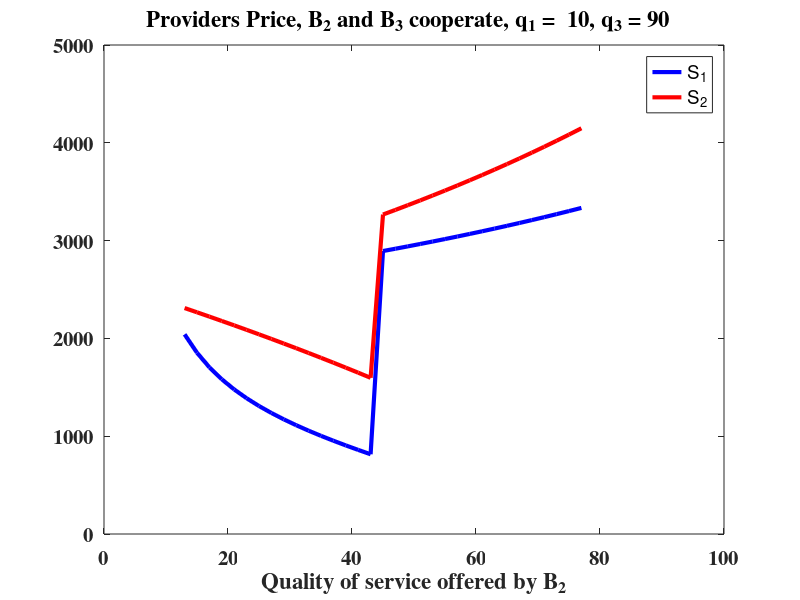
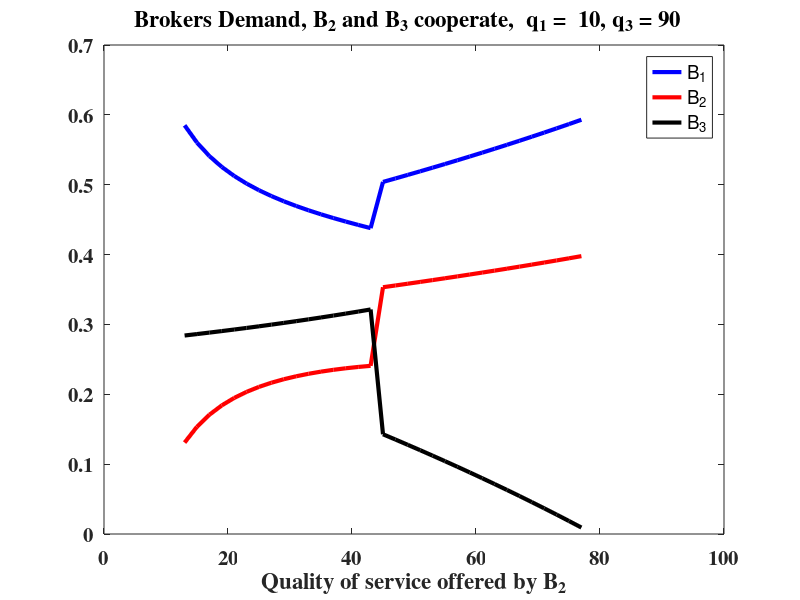
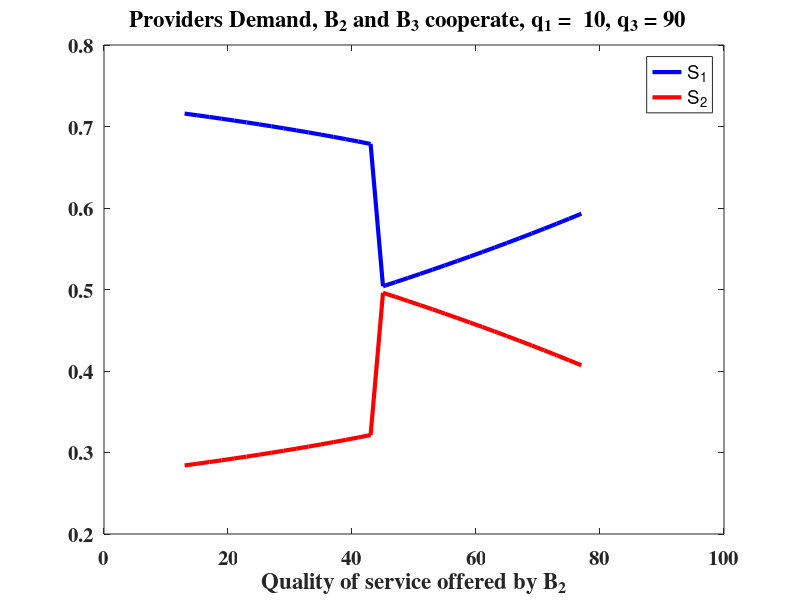
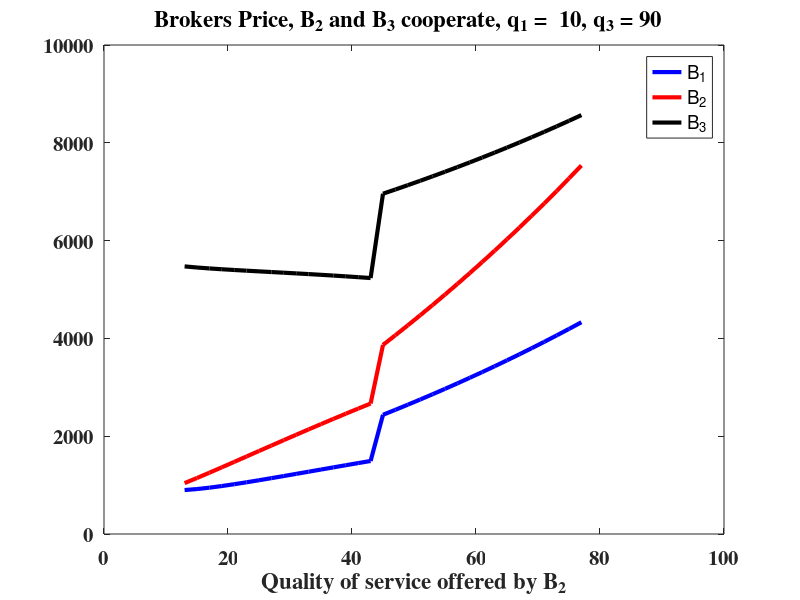

Write MATLAB code to recreate these figures, in order.
%%
% In this file a game with 3 brokers and 2 providers are simulated where
% brokers B_2 and B_3 cooperate to maximize the profit.
% At the end, extra profit  that they made split in proportion to their 
% profit in the equilibrium of the non-cooperative game when B_2 maximize its profit 
% q_1 and q_3 are fixed
% B_2 changes qauality in the game to simulate the market with different
% qualities 
% Qi, ri, Di & SUi are quality, price, demand and profit of S_i
% qi, Pi, di & BUi are quality, price, demand and profit of B_i
%%
clc
clear
cstring = '.*o';
mx = 80;
mn = 1;
c = .2;
Q1 = 30;
Q2 = 60;
cnt1 = 1;
n = 3;
k1 = .01265*Q1^1.5;
 k2 = .01265*Q2^1.5;
 cnt = 1;
 step = 2;
 clear d1 d2 d3 d4 p1 p2 p3 p4 r1 r2 BU1 BU2 BU3 BU4 SU1 SU2 D1 D2

 q1 = 10;
 q3 =90;
 q2l = q1+3;
 q2h = q3-3;
 for q2 = q2l:step:q2h 
      if abs(q2-Q1)<abs(q2-Q2) % B2 picks the providers that gap of their quality is less
        r1(cnt) = 1/(Q2*(8*q1*(q2-q3)+q2*(q2+8*q3)))*(2*k1*Q2*(2*q1*(q2-q3)+q2*(q2+2*q3))+Q1*(4*mn*(2*q1+q2)*...
            Q2*(q2-q3)+3*k2*q2*q3+c*Q2*(-4*q1^2*(q2-q3)+8*q1*Q1*(q2-q3)+q2*(-3*Q1^2+q2^2-2*Q1*(q2-4*q3)+...
            3*(Q2-q3)^2-4*q2*q3))-4*q1*q2*Q2*mx-5*q2^2*Q2*mx+4*q1*Q2*q3*mx+5*q2*Q2*q3*mx));
        r2(cnt) =-(1/(Q1*q3*(8*q1*(q2-q3)+q2*(q2+8*q3))))*(-k1*q2*Q2*(2*q1*(q2-q3)+q2*(q2+2*q3))-c*...
            Q1*Q2*(-2*q1^2*q2*(q2-q3)+4*q1*(Q1^2-Q1*q2+q2^2-(Q2-q3)^2)*(q2-q3)+q2*(q2^3-Q1^2*...
            (q2-4*q3)+q2*(Q2-q3)^2+2*q2^2*q3-4*(Q2-q3)^2*q3-2*Q1*q2*(q2+2*q3)))+Q1*(-2*mn*q2*(2*q1+q2)*...
            Q2*(q2-q3)-2*k2*q3*(2*q1*q2+q2^2-2*q1*q3+2*q2*q3)+Q2*(q2-q3)*(6*q1*q2+3*q2^2-4*q1*q3+4*q2*q3)*mx));

        if q2/Q2*r2(cnt)+c*(q2-Q2)^2-(q2/Q1*r1(cnt)+c*(q2-Q1)^2)<0
            r1(cnt) = -(1/(q2*Q2*(q2-2*q3)))*Q1*(c*Q2*(q2^3+Q1^2*(q2-2*q3)-2*Q1*q2*...
                (q2-2*q3)+2*Q2^2*q3-q2*(Q2+q3)^2)+q2*(k2*q3+Q2*(-q2+q3)*mx));
            r2(cnt) = (c*Q1*Q2*(Q1^2-2*Q1*q2+q2^2-(Q2-q3)^2)+k2*Q1*q3+Q2*(Q1*q3*mx+q2*(r1(cnt)-Q1*mx)))/(2*Q1*q3);

        end
        p1(cnt) = (1/(3*Q1))*(2*mn*Q1*(q1-q2)+c*Q1*(2*q1^2-4*q1*Q1+3*Q1^2-2*Q1*q2+q2^2)+2*q1*r1(cnt)+q2*r1(cnt)-q1*Q1*mx+Q1*q2*mx);
        p2(cnt) = (1/(3*Q1))*(mn*Q1*(q1-q2)+c*Q1*(q1^2-2*q1*Q1+3*Q1^2-4*Q1*q2+2*q2^2)+q1*r1(cnt)+2*q2*r1(cnt)-2*q1*Q1*mx+2*Q1*q2*mx);
        p3(cnt) = (1/(6*Q1*Q2))*(2*mn*Q1*(q1-q2)*Q2+c*Q1*Q2*(2*q1^2-4*q1*Q1+3*Q1^2-2*Q1*q2+q2^2+3*Q2^2-6*...
            Q2*q3+3*q3^2)+2*q1*Q2*r1(cnt)+q2*Q2*r1(cnt)+3*Q1*q3*r2(cnt)-4*q1*Q1*Q2*mx+Q1*q2*Q2*mx+3*Q1*Q2*q3*mx);

        d1(cnt) = (((p2(cnt)-p1(cnt))/(q2-q1))-mn)/(mx-mn);
        d2(cnt) = (((p3(cnt)-p2(cnt))/(q3-q2))-((p2(cnt)-p1(cnt))/(q2-q1)))/(mx-mn);
        d3(cnt) = (mx - ((p3(cnt)-p2(cnt))/(q3-q2)))/(mx-mn);
        D1(cnt) = d1(cnt)+d2(cnt);
        D2(cnt) = d3(cnt);
        BU1(cnt) = d1(cnt)*(p1(cnt)-(q1/Q1*r1(cnt)+c*(q1-Q1)^2));
        BU2(cnt) = d2(cnt)*(p2(cnt)-(q2/Q1*r1(cnt)+c*(q2-Q1)^2));
        BU3(cnt) = d3(cnt)*(p3(cnt)-(q3/Q2*r2(cnt)+c*(q3-Q2)^2));
        SU1(cnt) = (d1(cnt)*q1/Q1+d2(cnt)*q2/Q1)*(r1(cnt)-k1);
        SU2(cnt) = (d3(cnt)*q3/Q2)*(r2(cnt)-k2);


      else
        r1(cnt) = 1/(6*q1*Q2*(-q2*(q2-2*q3)+2*q1*(q2-q3)))*(-k2*Q1*q2*(-3*q1*q2+q2^2+3*q1*q3-3*q2*q3)+Q2*...
            (2*k1*q1*(-q2*(q2-3*q3)+3*q1*(q2-q3))-Q1*(-2*mn*(q1-q2)*(-q2*(q2-6*q3)+6*q1*(q2-q3))+c*...
            (-2*q1^2*(q2*(2*q2-3*q3)+6*Q1*(q2-q3))+6*q1^3*(q2-q3)+q2*(q2^3-6*Q2^2*q3-2*q2^2*(Q2+3*q3)+Q1^2*...
            (-4*q2+6*q3)+q2*(4*Q2^2+6*Q2*q3+3*q3^2))+q1*(4*Q1*q2*(2*q2-3*q3)+6*Q1^2*(q2-q3)-3*(q2-q3)*...
            (q2^2+2*Q2^2-q2*(2*Q2+q3))))+(q1-q2)*(-q2*(q2-9*q3)+6*q1*(q2-q3))*mx)));
        r2(cnt) = -(1/(3*Q1*(-2*q1*q2+q2^2+2*q1*q3-2*q2*q3)))*(-k2*Q1*(-3*q1*q2+q2^2+3*q1*q3-3*q2*q3)+Q2*...
            (k1*q1*q2+Q1*(4*mn*(q1-q2)*q2+c*(q1^2*q2+q2*(Q1^2+2*q2^2-4*q2*Q2-Q2^2+6*Q2*q3-3*q3^2)+q1*...
            (-2*Q1*q2-3*(q2-q3)*(q2-2*Q2+q3)))-(q1-q2)*(2*q2+3*q3)*mx)));

        if (q2/Q1*r1(cnt)+c*(q2-Q1)^2)-(q2/Q2*r2(cnt)+c*(q2-Q2)^2)<0
            r2(cnt) = (Q2*(c*Q1*(q1^2*q2-q2*(-Q1^2+(q2-Q2)^2)-2*q1*(Q1^2-Q1*q2+...
                (2*q2-Q2)*Q2))+q2*(-k1*q1-Q1*(q1-q2)*(2*mn-mx))))/(Q1*q2*(-2*q1+q2));
            r1(cnt) = (k1*q1*Q2+Q1*(2*mn*(q1-q2)*Q2+c*(-q1^2+2*q1*Q1-Q1^2+(q2-Q2)^2)*Q2+q2*r2(cnt)-q1*Q2*mx+q2*Q2*mx))/(2*q1*Q2);

        end
        if (q1/Q2*r2(cnt)+c*(q1-Q2)^2)-(q1/Q1*r1(cnt)+c*(q1-Q1)^2)<0
            r1(cnt) = 1/(2*q1*Q2*(2*q1*q2-q2^2-3*q1*q3+3*q2*q3))*Q1*(k2*q1*(-q2*(q2-3*q3)+3*q1*(q2-q3))+Q2*...
                (2*mn*q1*(q1-q2)*q2+c*(2*q1^3*q2+2*q2*(Q1^2-Q2^2)*(q2-3*q3)+q1^2*(4*Q1*(2*q2-3*q3)-3*...
                (q2-q3)*(q2+2*Q2+q3))+q1*(q2^3+2*q2^2*Q2+4*q2*Q2^2-4*Q1*q2*(q2-3*q3)-6*q2*Q2*q3-6*...
                Q2^2*q3-3*q2*q3^2+Q1^2*(-4*q2+6*q3)))-q1*(q1-q2)*(q2+3*q3)*mx));

            r2(cnt) = -(1/(2*Q1*(-3*q1*q2+q2^2+3*q1*q3-3*q2*q3)))*(-k2*Q1*(-3*q1*q2+q2^2+3*q1*q3-3*q2*q3)+...
                Q2*(2*mn*Q1*(q1-q2)*q2+c*Q1*(2*q1^2*q2+q2*(2*Q1^2+q2^2-2*q2*Q2-2*Q2^2+6*Q2*q3-3*q3^2)+q1*...
                (-4*Q1*q2-3*(q2-q3)*(q2-2*Q2+q3)))+2*q1*q2*r1(cnt)-q1*Q1*q2*mx+Q1*q2^2*mx-3*q1*Q1*q3*mx+3*Q1*q2*q3*mx));
        end


        p1(cnt) = (2*mn*Q1*(q1-q2)*Q2+c*Q1*(2*q1^2-4*q1*Q1+2*Q1^2+(q2-Q2)^2)*Q2+2*q1*Q2*r1(cnt)+Q1*q2*r2(cnt)-q1*Q1*Q2*mx+Q1*q2*Q2*mx)/(3*Q1*Q2);
        p2(cnt) = (mn*Q1*(q1-q2)*Q2+c*Q1*(q1^2-2*q1*Q1+Q1^2+2*(q2-Q2)^2)*Q2+q1*Q2*r1(cnt)+2*Q1*q2*r2(cnt)-2*q1*Q1*Q2*mx+2*Q1*q2*Q2*mx)/(3*Q1*Q2);
        p3(cnt) = (2*mn*Q1*(q1-q2)*Q2+c*Q1*Q2*(2*q1^2-4*q1*Q1+2*Q1^2+q2^2-2*q2*Q2+4*Q2^2-6*Q2*q3+3*q3^2)+2*...
            q1*Q2*r1(cnt)+Q1*q2*r2(cnt)+3*Q1*q3*r2(cnt)-4*q1*Q1*Q2*mx+Q1*q2*Q2*mx+3*Q1*Q2*q3*mx)/(6*Q1*Q2);


        if  (mx - ((p3(cnt)-p2(cnt))/(q3-q2)))/(mx-mn)<.001
            r1(cnt) = nan;
            r2(cnt) = nan;
            p1(cnt) = nan;
            p2(cnt) = nan;
            p3(cnt) = nan;


        end

        d1(cnt) = (((p2(cnt)-p1(cnt))/(q2-q1))-mn)/(mx-mn);
        d2(cnt) = (((p3(cnt)-p2(cnt))/(q3-q2))-((p2(cnt)-p1(cnt))/(q2-q1)))/(mx-mn);
        d3(cnt) = (mx - ((p3(cnt)-p2(cnt))/(q3-q2)))/(mx-mn);
        D1(cnt) = d1(cnt);
        D2(cnt) = d3(cnt)+d2(cnt);
        BU1(cnt) = d1(cnt)*(p1(cnt)-(q1/Q1*r1(cnt)+c*(q1-Q1)^2));
        BU2(cnt) = d2(cnt)*(p2(cnt)-(q2/Q2*r2(cnt)+c*(q2-Q2)^2));
        BU3(cnt) = d3(cnt)*(p3(cnt)-(q3/Q2*r2(cnt)+c*(q3-Q2)^2));
        SU1(cnt) = (d1(cnt)*q1/Q1)*(r1(cnt)-k1);
        SU2(cnt) = (d2(cnt)*q2/Q2+d3(cnt)*q3/Q2)*(r2(cnt)-k2);


      end
      TU(cnt) = BU2(cnt) + BU3(cnt);
      BS2(cnt) = 394 + (TU(cnt) - 515)*(394/515);%(q2/(q3+q2));
      BS3(cnt) = 121 + (TU(cnt) - 515)*(121/515);%(q3/(q3+q2));


      cnt = cnt+1; 

 end

 figure(1)
 p1p(n)= plot(q2l:step:q2h,r1,'b','LineWidth',3);
 hold on
 p2p(n)=plot(q2l:step:q2h,r2,'r','LineWidth',3);
 titPP = sprintf('Providers Price, B_2 and B_3 cooperate, q_1 =  %d, q_3 = %d  ', q1, q3);
 title(titPP,'FontName','Times','fontsize',15,'fontweight','b');
 xlabel('Quality of service offered by B_2');
 legend('S_1','S_2');
 set(gca,'FontName','Times','fontsize',15,'fontweight','b') ;


 figure(2)
 b1d(n)= plot(q2l:step:q2h,d1,'b','LineWidth',3);
 hold on
 b2d(n) = plot(q2l:step:q2h,d2,'r', 'LineWidth',3);
 hold on
 b3d(n) = plot(q2l:step:q2h,d3,'k','LineWidth',3);
 titBD = sprintf('Brokers Demand, B_2 and B_3 cooperate,  q_1 =  %d, q_3 = %d  ', q1, q3);
 title(titBD,'FontName','Times','fontsize',15,'fontweight','b');
 xlabel('Quality of service offered by B_2');
 legend('B_1','B_2','B_3');
 set(gca,'FontName','Times','fontsize',15,'fontweight','b') ;


 figure(3)
 p1d(n) = plot(q2l:step:q2h,D1,'b','LineWidth',3);
 hold on
 p2d(n) = plot(q2l:step:q2h,D2,'r','LineWidth',3);
 titPD = sprintf('Providers Demand, B_2 and B_3 cooperate, q_1 =  %d, q_3 = %d  ', q1, q3);
 xlabel('Quality of service offered by B_2');
 legend('S_1','S_2');
 title(titPD,'FontName','Times','fontsize',15,'fontweight','b');
 set(gca,'FontName','Times','fontsize',15,'fontweight','b') ;

 figure(4)
 b1p(n) = plot(q2l:step:q2h,p1,'b','LineWidth',3);
 hold on
 b2p(n) = plot(q2l:step:q2h,p2,'r','LineWidth',3);
 hold on
 b3p(n) = plot(q2l:step:q2h,p3,'k','LineWidth',3);
 titBP = sprintf('Brokers Price, B_2 and B_3 cooperate, q_1 =  %d, q_3 = %d  ', q1, q3);
 xlabel('Quality of service offered by B_2');
 legend('B_1','B_2','B_3');
 title(titBP,'FontName','Times','fontsize',15,'fontweight','b');
 set(gca,'FontName','Times','fontsize',15,'fontweight','b');

 figure(5)

 b1u(n) = plot(q2l:step:q2h,BU1,'b','LineWidth',3);
 hold on
 b2u(n) = plot(q2l:step:q2h,BS2,'r','LineWidth',3);
 hold on
 b3u(n) = plot(q2l:step:q2h,BS3,'k','LineWidth',3);
 hold on 
 titBU = sprintf('Brokers Profit, B_2 and B_3 cooperate, q_1 =  %d, q_3 = %d  ', q1, q3);
 xlabel('Quality of service offered by B_2');
 legend('B_1','B_2','B_3');
 title(titBU,'FontName','Times','fontsize',15,'fontweight','b');
 set(gca,'FontName','Times','fontsize',15,'fontweight','b');

 figure(6)
 p1u(n) = plot(q2l:step:q2h,SU1,'b','LineWidth',3);
 hold on
 p2u(n) = plot(q2l:step:q2h,SU2,'r','LineWidth',3);
 titPU = sprintf('Providers Profit, B_2 and B_3 cooperate, q_1 =  %d, q_3 = %d  ', q1, q3);
 xlabel('Quality of service offered by B_2');
 legend('S_1','S_2');
 title(titPU,'FontName','Times','fontsize',15,'fontweight','b');
 set(gca,'FontName','Times','fontsize',15,'fontweight','b') ;










